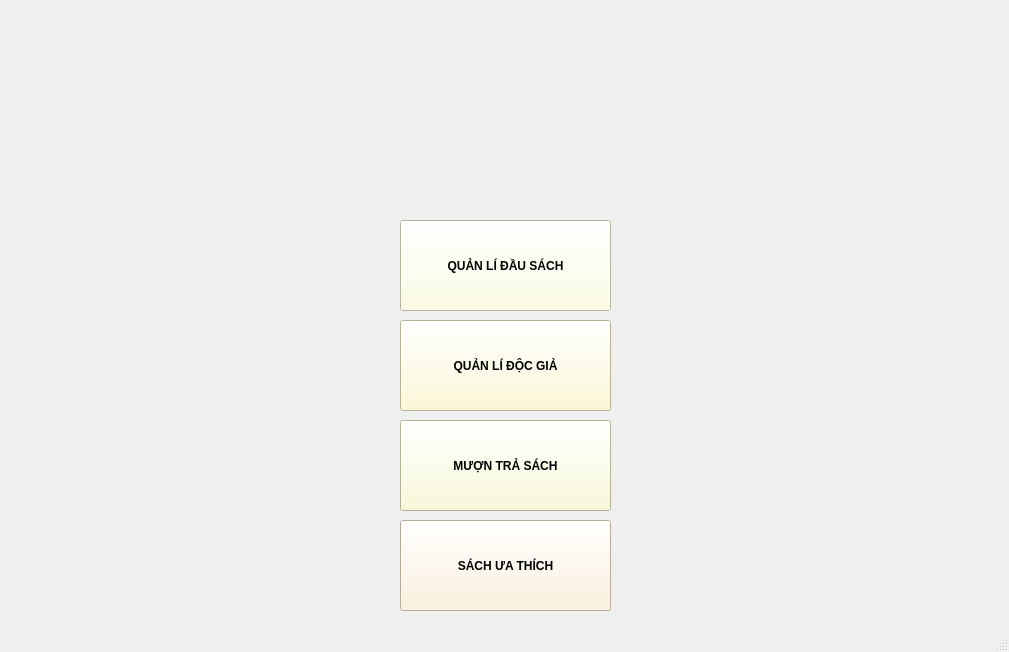
<?xml version="1.0" encoding="UTF-8"?>
<ui version="4.0">
 <class>MainWindow</class>
 <widget class="QMainWindow" name="MainWindow">
  <property name="geometry">
   <rect>
    <x>0</x>
    <y>0</y>
    <width>1009</width>
    <height>652</height>
   </rect>
  </property>
  <property name="font">
   <font>
    <bold>true</bold>
   </font>
  </property>
  <property name="windowTitle">
   <string>TRANG CHỦ</string>
  </property>
  <property name="autoFillBackground">
   <bool>false</bool>
  </property>
  <property name="styleSheet">
   <string notr="true"/>
  </property>
  <property name="windowFilePath">
   <string/>
  </property>
  <property name="animated">
   <bool>true</bool>
  </property>
  <widget class="QWidget" name="centralwidget">
   <widget class="QPushButton" name="btnHeadbook">
    <property name="geometry">
     <rect>
      <x>400</x>
      <y>220</y>
      <width>211</width>
      <height>91</height>
     </rect>
    </property>
    <property name="font">
     <font>
      <bold>true</bold>
     </font>
    </property>
    <property name="toolTip">
     <string>&lt;html&gt;&lt;head/&gt;&lt;body&gt;&lt;p&gt;&lt;br/&gt;&lt;/p&gt;&lt;/body&gt;&lt;/html&gt;</string>
    </property>
    <property name="whatsThis">
     <string/>
    </property>
    <property name="styleSheet">
     <string notr="true">background-color: rgb(255, 255, 224);</string>
    </property>
    <property name="text">
     <string>QUẢN LÍ ĐẦU SÁCH</string>
    </property>
    <property name="icon">
     <iconset resource="image.qrc">
      <normaloff>:/bgimage/dausach.jpg</normaloff>:/bgimage/dausach.jpg</iconset>
    </property>
   </widget>
   <widget class="QPushButton" name="btnReader">
    <property name="geometry">
     <rect>
      <x>400</x>
      <y>320</y>
      <width>211</width>
      <height>91</height>
     </rect>
    </property>
    <property name="font">
     <font>
      <bold>true</bold>
     </font>
    </property>
    <property name="styleSheet">
     <string notr="true">background-color: rgb(255, 250, 205);</string>
    </property>
    <property name="text">
     <string>QUẢN LÍ ĐỘC GIẢ</string>
    </property>
    <property name="icon">
     <iconset resource="image.qrc">
      <normaloff>:/bgimage/docgia.png</normaloff>:/bgimage/docgia.png</iconset>
    </property>
   </widget>
   <widget class="QPushButton" name="btnbarbook">
    <property name="geometry">
     <rect>
      <x>400</x>
      <y>420</y>
      <width>211</width>
      <height>91</height>
     </rect>
    </property>
    <property name="font">
     <font>
      <bold>true</bold>
     </font>
    </property>
    <property name="styleSheet">
     <string notr="true">background-color: rgb(0, 128, 0);
background-color: rgb(250, 250, 210);</string>
    </property>
    <property name="text">
     <string>MƯỢN TRẢ SÁCH</string>
    </property>
    <property name="icon">
     <iconset resource="image.qrc">
      <normaloff>:/bgimage/muontra.jpg</normaloff>:/bgimage/muontra.jpg</iconset>
    </property>
   </widget>
   <widget class="QPushButton" name="btnTop10Book">
    <property name="geometry">
     <rect>
      <x>400</x>
      <y>520</y>
      <width>211</width>
      <height>91</height>
     </rect>
    </property>
    <property name="font">
     <font>
      <bold>true</bold>
     </font>
    </property>
    <property name="styleSheet">
     <string notr="true">background-color: rgb(255, 239, 213);</string>
    </property>
    <property name="text">
     <string>SÁCH ƯA THÍCH</string>
    </property>
    <property name="icon">
     <iconset resource="image.qrc">
      <normaloff>:/bgimage/top10.png</normaloff>:/bgimage/top10.png</iconset>
    </property>
   </widget>
   <widget class="QLabel" name="label_2">
    <property name="geometry">
     <rect>
      <x>0</x>
      <y>0</y>
      <width>1011</width>
      <height>631</height>
     </rect>
    </property>
    <property name="font">
     <font>
      <bold>false</bold>
     </font>
    </property>
    <property name="styleSheet">
     <string notr="true">border-image: url(:/bgimage/imagemainwin.jpg);</string>
    </property>
    <property name="text">
     <string/>
    </property>
   </widget>
   <widget class="QLabel" name="label">
    <property name="geometry">
     <rect>
      <x>400</x>
      <y>100</y>
      <width>221</width>
      <height>101</height>
     </rect>
    </property>
    <property name="styleSheet">
     <string notr="true">border-image: url(:/bgimage/library.png);</string>
    </property>
    <property name="text">
     <string/>
    </property>
   </widget>
   <zorder>label_2</zorder>
   <zorder>btnHeadbook</zorder>
   <zorder>btnReader</zorder>
   <zorder>btnbarbook</zorder>
   <zorder>btnTop10Book</zorder>
   <zorder>label</zorder>
  </widget>
  <widget class="QStatusBar" name="statusbar"/>
 </widget>
 <resources>
  <include location="image.qrc"/>
 </resources>
 <connections/>
</ui>
